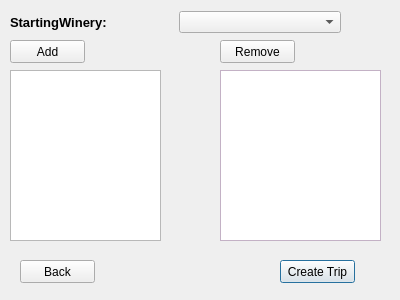
<?xml version="1.0" encoding="UTF-8"?>
<ui version="4.0">
 <class>CustomTrip</class>
 <widget class="QDialog" name="CustomTrip">
  <property name="geometry">
   <rect>
    <x>0</x>
    <y>0</y>
    <width>400</width>
    <height>300</height>
   </rect>
  </property>
  <property name="windowTitle">
   <string>Dialog</string>
  </property>
  <widget class="QPushButton" name="createTrip">
   <property name="geometry">
    <rect>
     <x>280</x>
     <y>260</y>
     <width>75</width>
     <height>23</height>
    </rect>
   </property>
   <property name="text">
    <string>Create Trip</string>
   </property>
  </widget>
  <widget class="QListWidget" name="listWidget">
   <property name="geometry">
    <rect>
     <x>10</x>
     <y>70</y>
     <width>151</width>
     <height>171</height>
    </rect>
   </property>
  </widget>
  <widget class="QPushButton" name="add_2">
   <property name="geometry">
    <rect>
     <x>220</x>
     <y>40</y>
     <width>75</width>
     <height>23</height>
    </rect>
   </property>
   <property name="text">
    <string>Remove</string>
   </property>
  </widget>
  <widget class="QPushButton" name="pushButton">
   <property name="geometry">
    <rect>
     <x>20</x>
     <y>260</y>
     <width>75</width>
     <height>23</height>
    </rect>
   </property>
   <property name="text">
    <string>Back</string>
   </property>
  </widget>
  <widget class="QWidget" name="layoutWidget">
   <property name="geometry">
    <rect>
     <x>10</x>
     <y>10</y>
     <width>331</width>
     <height>24</height>
    </rect>
   </property>
   <layout class="QHBoxLayout" name="horizontalLayout">
    <item>
     <widget class="QLabel" name="label">
      <property name="font">
       <font>
        <pointsize>10</pointsize>
        <weight>75</weight>
        <bold>true</bold>
       </font>
      </property>
      <property name="text">
       <string>StartingWinery:</string>
      </property>
     </widget>
    </item>
    <item>
     <widget class="QComboBox" name="startingWinery"/>
    </item>
   </layout>
  </widget>
  <widget class="QListWidget" name="addTrip">
   <property name="geometry">
    <rect>
     <x>220</x>
     <y>70</y>
     <width>161</width>
     <height>171</height>
    </rect>
   </property>
   <property name="palette">
    <palette>
     <active>
      <colorrole role="Base">
       <brush brushstyle="SolidPattern">
        <color alpha="255">
         <red>255</red>
         <green>255</green>
         <blue>255</blue>
        </color>
       </brush>
      </colorrole>
      <colorrole role="Window">
       <brush brushstyle="SolidPattern">
        <color alpha="255">
         <red>253</red>
         <green>230</green>
         <blue>255</blue>
        </color>
       </brush>
      </colorrole>
     </active>
     <inactive>
      <colorrole role="Base">
       <brush brushstyle="SolidPattern">
        <color alpha="255">
         <red>255</red>
         <green>255</green>
         <blue>255</blue>
        </color>
       </brush>
      </colorrole>
      <colorrole role="Window">
       <brush brushstyle="SolidPattern">
        <color alpha="255">
         <red>253</red>
         <green>230</green>
         <blue>255</blue>
        </color>
       </brush>
      </colorrole>
     </inactive>
     <disabled>
      <colorrole role="Base">
       <brush brushstyle="SolidPattern">
        <color alpha="255">
         <red>253</red>
         <green>230</green>
         <blue>255</blue>
        </color>
       </brush>
      </colorrole>
      <colorrole role="Window">
       <brush brushstyle="SolidPattern">
        <color alpha="255">
         <red>253</red>
         <green>230</green>
         <blue>255</blue>
        </color>
       </brush>
      </colorrole>
     </disabled>
    </palette>
   </property>
  </widget>
  <widget class="QPushButton" name="add">
   <property name="geometry">
    <rect>
     <x>10</x>
     <y>40</y>
     <width>75</width>
     <height>23</height>
    </rect>
   </property>
   <property name="text">
    <string>Add</string>
   </property>
  </widget>
 </widget>
 <resources/>
 <connections/>
</ui>
